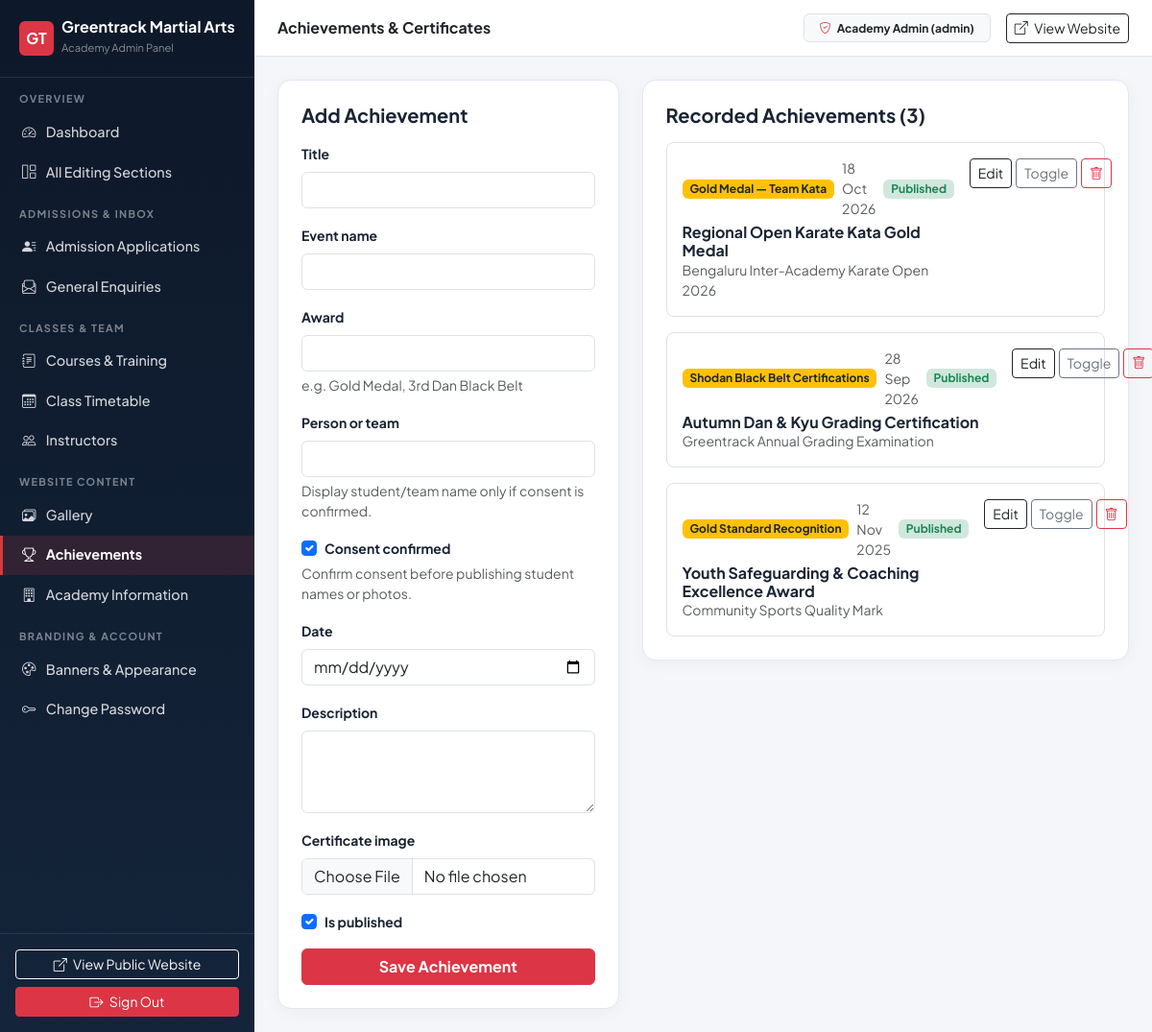
Screenshot of /academy-panel/content/achievements/ (signed in) with the database file from the repository.
### core/models.py (models this page shows, shortened)
class SiteSettings(models.Model):
    academy_name = models.CharField(max_length=150, default='Greentrack Martial Arts')
    tagline = models.CharField(
        max_length=200,
        default='Build Strength. Discipline. Confidence.',
    )
    logo = models.ImageField(
        upload_to='branding/',
        blank=True,
        null=True,
        validators=[validate_safe_image],
    )
    phone = models.CharField(max_length=40, default='+91 98765 43210')
    whatsapp = models.CharField(
        max_length=40,
        default='919876543210',
        help_text='Digits with country code, no + or spaces (used for WhatsApp click-to-chat).',
    )
    email = models.EmailField(default='admissions@greentrackmartialarts.in')
    address = models.TextField(
        default='42 Greentrack Dojo, 100 Feet Road, Indiranagar, Bengaluru 560038',
    )
    opening_hours = models.CharField(
        max_length=200,
        default='Mon–Fri: 6:00 AM – 9:00 PM | Sat–Sun: 7:30 AM – 4:00 PM',
    )
    map_url = models.URLField(
        blank=True,
        default='https://maps.google.com/?q=Indiranagar+Bengaluru',
        help_text='Verified Google Maps directions link.',
    )
    map_embed_url = models.URLField(
        blank=True,
        default='',
        help_text='Optional Google Maps embed iframe URL.',
    )
    instagram_url = models.URLField(blank=True, default='https://instagram.com/')
    facebook_url = models.URLField(blank=True, default='https://facebook.com/')
    youtube_url = models.URLField(blank=True, default='')
    primary_color = models.CharField(max_length=20, default='#14243A')
    action_color = models.CharField(max_length=20, default='#D83A3A')
    accent_color = models.CharField(max_length=20, default='#E6A23C')
    show_fees_publicly = models.BooleanField(
        default=True,
        help_text='Show monthly course fees on Courses and Timetable pages.',
    )
    founded_year = models.PositiveIntegerField(default=2014)
    academy_story = models.TextField(
        default=(
            'Founded in 2014, Greentrack Martial Arts was established to provide structured, '
            'safe, and welcoming martial arts education for children, teens, and adults. '
            'Our academy blends traditional martial values—respect, self-control, and perseverance—with '
            'modern coaching science.'
        ),
    )
    training_philosophy = models.TextField(
        default=(
            'Every student progresses at a clear, structured pace built on safety, technical mastery, '
            'physical conditioning, and mental confidence. Whether stepping onto the mats for fitness, '
            'personal safety, or tournament competition, our instructors guide each learner personally.'
        ),
    )
    footer_text = models.CharField(
        max_length=255,
        default='Structured Karate, Boxing, Kung Fu, and practical Self-Defence training for all ages.',
    )
    privacy_notice = models.TextField(
        default=(
            'Greentrack Martial Arts collects admission and enquiry details solely to respond to your '
            'training request, schedule trial assessments, and manage academy enrolment. Minor applicant '
            'information requires parent or guardian consent. Personal data is restricted to authorised '
            'academy staff, never sold or exposed publicly, and retained only as long as necessary for '
            'enrolment or legal compliance. To request data deletion, contact our academy office.'
        ),
    )
    updated_at = models.DateTimeField(auto_now=True)
    class Meta:
        verbose_name = 'Academy Information'
        verbose_name_plural = 'Academy Information'

### achievements/models.py (models this page shows, shortened)
class Achievement(models.Model):
    title = models.CharField(max_length=160)
    event_name = models.CharField(max_length=160)
    award = models.CharField(max_length=120, help_text='e.g. Gold Medal, 3rd Dan Black Belt')
    person_or_team = models.CharField(
        max_length=140,
        blank=True,
        help_text='Display student/team name only if consent is confirmed.',
    )
    consent_confirmed = models.BooleanField(
        default=True,
        help_text='Confirm consent before publishing student names or photos.',
    )
    date = models.DateField()
    description = models.TextField()
    certificate_image = models.ImageField(
        upload_to='achievements/',
        blank=True,
        null=True,
        validators=[validate_safe_image],
    )
    is_published = models.BooleanField(default=True)
    created_at = models.DateTimeField(auto_now_add=True)
    updated_at = models.DateTimeField(auto_now=True)
    class Meta:
        ordering = ['-date', '-created_at']
        verbose_name = 'Achievement'
        verbose_name_plural = 'Achievements'

### academy_panel/views.py (the view)
# urls.py: path('content/achievements/', views.manage_achievements_view, name='manage_achievements'),
@admin_panel_required
def manage_achievements_view(request):
    edit_id = request.GET.get('edit')
    instance = get_object_or_404(Achievement, pk=edit_id) if edit_id and edit_id.isdigit() else None
    if request.method == 'POST':
        if request.POST.get('toggle_id'):
            ach = get_object_or_404(Achievement, pk=request.POST.get('toggle_id'))
            ach.is_published = not ach.is_published
            ach.save()
            messages.success(request, f'Achievement "{ach.title}" status updated.')
            return redirect('academy_panel:manage_achievements')
        if request.POST.get('delete_id'):
            ach = get_object_or_404(Achievement, pk=request.POST.get('delete_id'))
            ach.delete()
            messages.success(request, 'Achievement deleted.')
            return redirect('academy_panel:manage_achievements')
        post_id = request.POST.get('achievement_id')
        target = get_object_or_404(Achievement, pk=post_id) if post_id else None
        form = AchievementForm(request.POST, request.FILES, instance=target)
        if form.is_valid():
            saved = form.save()
            messages.success(request, f'Achievement "{saved.title}" saved.')
            return redirect('academy_panel:manage_achievements')
    else:
        form = AchievementForm(instance=instance)
    return render(request, 'dashboard/content/achievements.html', {
        'achievements': Achievement.objects.all(),
        'form': form,
        'editing': instance,
        'active_nav': 'achievements',
    })

### templates/dashboard/content/achievements.html (shortened to what this page needs)
{% extends 'dashboard/base.html' %}
{% block page_heading %}Achievements &amp; Certificates{% endblock %}
{% block content %}
<div class="row g-4">
  <div class="col-lg-5">
    <div class="portal-card p-4">
      <div class="d-flex justify-content-between align-items-center mb-3">
        <h2 class="h5 fw-bold mb-0">{% if editing %}Edit Achievement{% else %}Add Achievement{% endif %}</h2>
      </div>
      <form method="post" enctype="multipart/form-data">
        {% for field in form %}
          <div class="mb-3">
            {% if field.field.widget.input_type == 'checkbox' %}
              <div class="form-check">
                {{ field }}
                <label class="form-check-label small fw-bold" for="{{ field.id_for_label }}">{{ field.label }}</label>
              </div>
            {% else %}
              <label class="form-label small fw-bold" for="{{ field.id_for_label }}">{{ field.label }}</label>
              {{ field }}
            {% endif %}
            {% if field.help_text %}<div class="form-text small">{{ field.help_text }}</div>{% endif %}
          </div>
        {% endfor %}
        <button type="submit" class="btn btn-danger w-100 fw-bold">Save Achievement</button>
      </form>
    </div>
  </div>
  <div class="col-lg-7">
    <div class="portal-card p-4">
      <h2 class="h5 fw-bold mb-3">Recorded Achievements ({{ achievements|length }})</h2>
      <div class="d-flex flex-column gap-3">
        {% for ach in achievements %}
          <div class="border rounded-3 p-3 d-flex justify-content-between align-items-start gap-3">
            <div>
              <div class="d-flex gap-2 align-items-center mb-1">
                <span class="badge bg-warning text-dark">{{ ach.award }}</span>
                <small class="text-muted">{{ ach.date|date:"d M Y" }}</small>
                <span class="badge {% if ach.is_published %}bg-success-subtle text-success{% else %}bg-secondary{% endif %}">
                  {% if ach.is_published %}Published{% else %}Hidden{% endif %}
                </span>
              </div>
              <h3 class="h6 fw-bold mb-0">{{ ach.title }}</h3>
              <div class="small text-muted">{{ ach.event_name }}</div>
            </div>
            <div class="d-flex gap-1">
              <a href="?edit={{ ach.pk }}" class="btn btn-sm btn-outline-dark">Edit</a>
              <form method="post">
                <button type="submit" class="btn btn-sm btn-outline-secondary">Toggle</button>
              </form>
              <form method="post" onsubmit="return confirm('Delete this achievement?');">
                <button type="submit" class="btn btn-sm btn-outline-danger"><i class="bi bi-trash"></i></button>
              </form>
            </div>
          </div>
        {% endfor %}
      </div>
    </div>
  </div>
</div>
{% endblock %}

### templates/dashboard/base.html (shortened to what this page needs)
{% load static %}
<!DOCTYPE html>
<html lang="en">
<head>
  <link href="https://cdn.jsdelivr.net/npm/bootstrap@5.3.3/dist/css/bootstrap.min.css" rel="stylesheet">
  <link href="https://cdn.jsdelivr.net/npm/bootstrap-icons@1.11.3/font/bootstrap-icons.min.css" rel="stylesheet">
  <link rel="stylesheet" href="{% static 'css/dashboard.css' %}">
</head>
<body>
  <div class="portal-wrapper">
    <aside class="portal-sidebar d-none d-lg-flex">
      <div class="portal-brand d-flex align-items-center gap-2">
        {% if site_settings.logo %}
          <img src="{{ site_settings.logo.url }}" alt="{{ site_settings.academy_name }}" height="36" class="rounded-2">
        {% else %}
          <span class="d-inline-flex align-items-center justify-content-center rounded-2 bg-danger text-white fw-bold" style="width: 36px; height: 36px;">GT</span>
        {% endif %}
        <div>
          <div class="fw-bold lh-1">{{ site_settings.academy_name }}</div>
          <small class="text-white-50" style="font-size: 0.7rem;">Academy Admin Panel</small>
        </div>
      </div>
      <nav class="flex-grow-1 pb-4">
        <div class="portal-nav-label">Overview</div>
        <a href="{% url 'academy_panel:overview' %}" class="portal-nav-link {% if active_nav == 'overview' %}active{% endif %}">
          <i class="bi bi-speedometer2"></i> Dashboard
        </a>
        <a href="{% url 'academy_panel:content_hub' %}" class="portal-nav-link {% if active_nav == 'content' %}active{% endif %}">
          <i class="bi bi-grid-1x2"></i> All Editing Sections
        </a>
        <div class="portal-nav-label">Admissions &amp; Inbox</div>
        <a href="{% url 'academy_panel:applications' %}" class="portal-nav-link {% if active_nav == 'applications' %}active{% endif %}">
          <i class="bi bi-person-lines-fill"></i> Admission Applications
        </a>
        <a href="{% url 'academy_panel:enquiries' %}" class="portal-nav-link {% if active_nav == 'enquiries' %}active{% endif %}">
          <i class="bi bi-envelope-paper"></i> General Enquiries
        </a>
        <div class="portal-nav-label">Classes &amp; Team</div>
        <a href="{% url 'academy_panel:manage_courses' %}" class="portal-nav-link {% if active_nav == 'courses' %}active{% endif %}">
          <i class="bi bi-journal-text"></i> Courses &amp; Training
        </a>
        <a href="{% url 'academy_panel:manage_timetable' %}" class="portal-nav-link {% if active_nav == 'timetable' %}active{% endif %}">
          <i class="bi bi-calendar3"></i> Class Timetable
        </a>
        <a href="{% url 'academy_panel:manage_instructors' %}" class="portal-nav-link {% if active_nav == 'instructors' %}active{% endif %}">
          <i class="bi bi-people"></i> Instructors
        </a>
        <div class="portal-nav-label">Website Content</div>
        <a href="{% url 'academy_panel:manage_gallery' %}" class="portal-nav-link {% if active_nav == 'gallery' %}active{% endif %}">
          <i class="bi bi-images"></i> Gallery
        </a>
        <a href="{% url 'academy_panel:manage_achievements' %}" class="portal-nav-link {% if active_nav == 'achievements' %}active{% endif %}">
          <i class="bi bi-trophy"></i> Achievements
        </a>
        <a href="{% url 'academy_panel:manage_info' %}" class="portal-nav-link {% if active_nav == 'info' %}active{% endif %}">
          <i class="bi bi-building"></i> Academy Information
        </a>
        <div class="portal-nav-label">Branding &amp; Account</div>
        <a href="{% url 'academy_panel:manage_appearance' %}" class="portal-nav-link {% if active_nav == 'appearance' %}active{% endif %}">
          <i class="bi bi-palette"></i> Banners &amp; Appearance
        </a>
        <a href="{% url 'academy_panel:account_settings' %}" class="portal-nav-link {% if active_nav == 'account' %}active{% endif %}">
          <i class="bi bi-key"></i> Change Password
        </a>
      </nav>
      <div class="p-3 border-top border-white border-opacity-10">
        <a href="{% url 'home' %}" target="_blank" class="btn btn-outline-light btn-sm w-100 mb-2">
          <i class="bi bi-box-arrow-up-right me-1"></i> View Public Website
        </a>
        <a href="{% url 'academy_panel:logout' %}" class="btn btn-danger btn-sm w-100">
          <i class="bi bi-box-arrow-right me-1"></i> Sign Out
        </a>
      </div>
    </aside>
    <div class="portal-main">
      <header class="portal-topbar">
        <div class="d-flex align-items-center gap-2">
          <span class="fw-bold text-dark">{% block page_heading %}Academy Admin Panel{% endblock %}</span>
        </div>
        <div class="d-flex align-items-center gap-3">
          <span class="badge bg-light text-dark border py-2 px-3 d-none d-sm-inline-block">
            <i class="bi bi-shield-check text-danger me-1"></i>
            Academy Admin ({{ request.user.username }})
          </span>
          <a href="{% url 'home' %}" target="_blank" class="btn btn-sm btn-outline-dark d-none d-md-inline-block">
            <i class="bi bi-box-arrow-up-right me-1"></i> View Website
          </a>
        </div>
      </header>
      <div class="p-3 p-md-4 flex-grow-1">
        {% block content %}{% endblock %}
      </div>
    </div>
  </div>
</body>
</html>

### rows the page displays
SiteSettings: academy_name "Greentrack Martial Arts"
Achievement: award "Gold Medal — Team Kata", date "18 Oct 2026", is_published "Published", title "Regional Open Karate Kata Gold Medal", event_name "Bengaluru Inter-Academy Karate Open 2026"
Achievement: award "Shodan Black Belt Certifications", date "28 Sep 2026", is_published "Published", title "Autumn Dan & Kyu Grading Certification", event_name "Greentrack Annual Grading Examination"
Achievement: award "Gold Standard Recognition", date "12 Nov 2025", is_published "Published", title "Youth Safeguarding & Coaching Excellence Award", event_name "Community Sports Quality Mark"

### other values shown
{{ request.user.username }} "admin"
{{ field.label }} "Title" "Event name" "Award" "Person or team" "Date" "Description" "Certificate image"
{{ field.help_text }} "e.g. Gold Medal, 3rd Dan Black Belt" "Display student/team name only if consent is confirmed." "Confirm consent before publishing student names or photos."
{{ field.label }} "Consent confirmed" "Is published"
{{ achievements|length }} "3"
